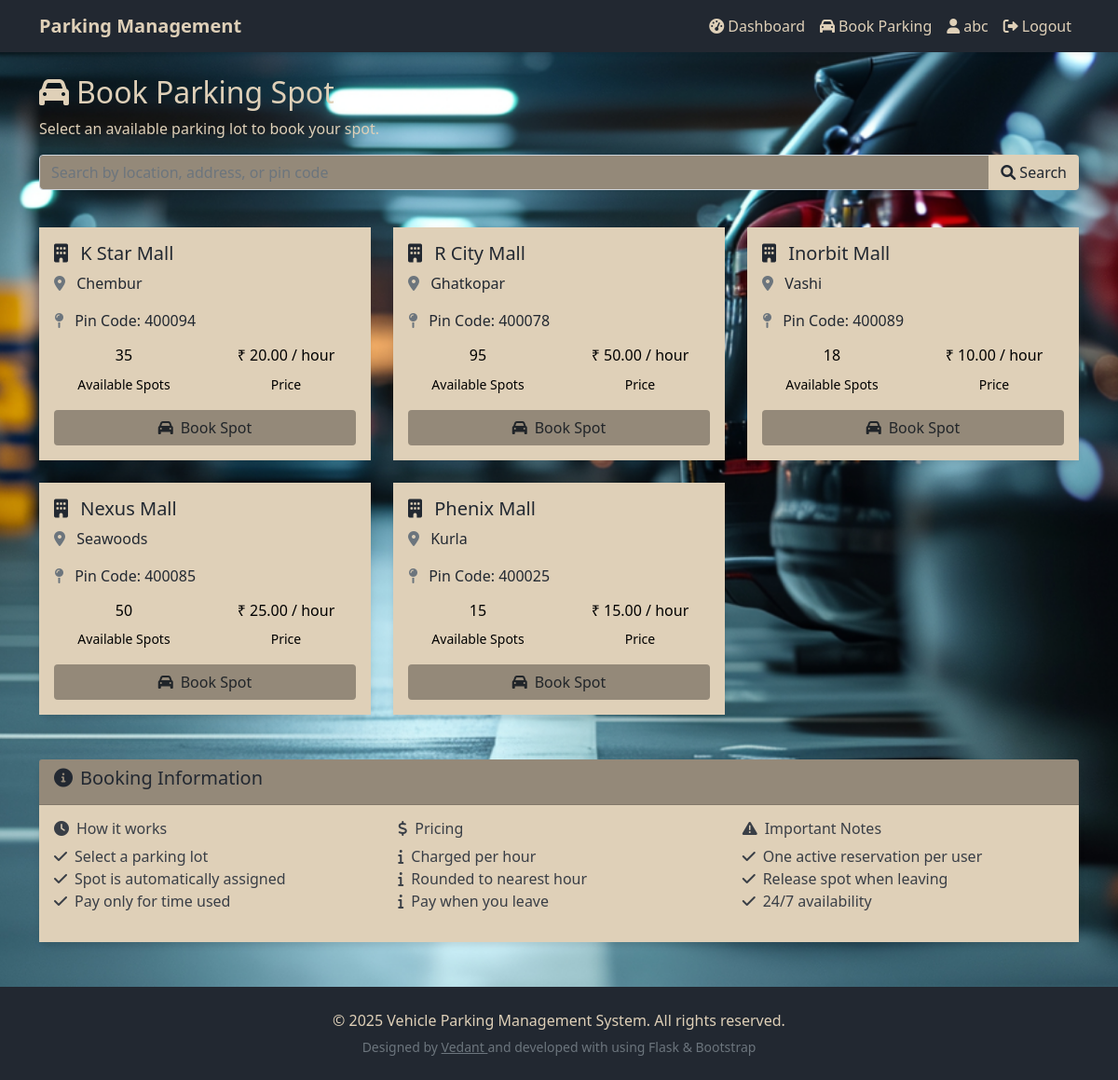
Page /user/book_parking (signed in) on the committed database.
### app.py (models this page shows)
class ParkingLot(db.Model):
    id = db.Column(db.Integer, primary_key=True)
    location_name = db.Column(db.String(100), nullable=False)
    hourly_rate = db.Column(db.Float, nullable=False)
    address = db.Column(db.String(200), nullable=False)
    pin_code = db.Column(db.String(10), nullable=False)
    total_spots = db.Column(db.Integer, nullable=False)
    created_at = db.Column(db.DateTime, default=datetime.utcnow)
    spots = db.relationship('ParkingSpot', backref='parking_lot', lazy=True, cascade='all, delete-orphan')

### app.py (the view)
@app.route('/user/book_parking')
def book_parking():
    if 'user_id' not in session:
        flash('Please login to book parking!', 'error')
        return redirect(url_for('login'))
    search_query = request.args.get('q', '').strip()
    if search_query:
        matching_lots = ParkingLot.query.filter(
            (ParkingLot.location_name.ilike(f'%{search_query}%')) |
            (ParkingLot.address.ilike(f'%{search_query}%')) |
            (ParkingLot.pin_code.ilike(f'%{search_query}%'))
        ).all()
    else:
        matching_lots = ParkingLot.query.all()
    lots_with_availability = []
    for lot in matching_lots:
        available_spots_count = ParkingSpot.query.filter_by(lot_id=lot.id, status='A').count()
        if available_spots_count > 0:
            lots_with_availability.append({
                'lot': lot,
                'available_spots': available_spots_count
            })
    return render_template('book_parking.html', available_lots=lots_with_availability)

### templates/book_parking.html (shortened to what this page needs)
{% extends "base.html" %}  {% block content %}
<div class="row mb-4">
  <div class="col-12" style="color: #dfd0b8">
    <h2><i class="fas fa-car me-2"></i>Book Parking Spot</h2>
    <p>Select an available parking lot to book your spot.</p>
    <form method="get" action="{{ url_for('book_parking') }}" class="mb-3">
      <div class="input-group">
        <input
          type="text"
          class="form-control"
          name="q"
          placeholder="Search by location, address, or pin code"
          value="{{ request.args.get('q', '') }}"
          style="background-color: #948979; color: #222831 !important"
        />
        <button
          class="btn"
          type="submit"
          style="background-color: #dfd0b8; color: #222831"
        >
          <i class="fas fa-search"></i> Search
        </button>
      </div>
    </form>
  </div>
</div>
{% if available_lots %}
<div class="row">
  {% for lot_info in available_lots %}
  <div class="col-md-6 col-lg-4 mb-4">
    <div class="card h-100">
      <div class="card-body" style="background-color: #dfd0b8; color: #222831">
        <h5 class="card-title">
          <i class="fas fa-building me-2"></i>
          {{ lot_info.lot.location_name }}
        </h5>
        <div class="mb-3">
          <p class="card-text">
            <i class="fas fa-map-marker-alt me-2 text-muted"></i>
            {{ lot_info.lot.address }}
          </p>
          <p class="card-text">
            <i class="fas fa-map-pin me-2 text-muted"></i>
            Pin Code: {{ lot_info.lot.pin_code }}
          </p>
        </div>
        <div class="row mb-3">
          <div class="col-6">
            <div class="text-center" style="color: black">
              <h6>{{ lot_info.available_spots }}</h6>
              <small>Available Spots</small>
            </div>
          </div>
          <div class="col-6">
            <div class="text-center" style="color: black">
              <h6>₹ {{ "%.2f"|format(lot_info.lot.hourly_rate) }} / hour</h6>
              <small>Price</small>
            </div>
          </div>
        </div>
        <div class="d-grid">
          <a
            href="{{ url_for('book_spot', lot_id=lot_info.lot.id) }}"
            class="btn"
            style="background-color: #948979"
            onclick="return confirm('Are you sure you want to book a spot in {{ lot_info.lot.location_name }}?')"
          >
            <i class="fas fa-car me-2"></i>Book Spot
          </a>
        </div>
      </div>
    </div>
  </div>
  {% endfor %}
</div>
{% endif %}
<div class="row mt-4">
  <div class="col-12">
    <div class="card">
      <div
        class="card-header"
        style="background-color: #948979; color: #222831"
      >
        <h5><i class="fas fa-info-circle me-2"></i>Booking Information</h5>
      </div>
      <div class="card-body" style="background-color: #dfd0b8; color: #393e46">
        <div class="row">
          <div class="col-md-4">
            <h6><i class="fas fa-clock me-2"></i>How it works</h6>
            <ul class="list-unstyled">
              <li><i class="fas fa-check me-2"></i>Select a parking lot</li>
              <li>
                <i class="fas fa-check me-2"></i>Spot is automatically assigned
              </li>
              <li><i class="fas fa-check me-2"></i>Pay only for time used</li>
            </ul>
          </div>
          <div class="col-md-4">
            <h6><i class="fas fa-dollar-sign me-2"></i>Pricing</h6>
            <ul class="list-unstyled">
              <li><i class="fas fa-info me-2"></i>Charged per hour</li>
              <li><i class="fas fa-info me-2"></i>Rounded to nearest hour</li>
              <li><i class="fas fa-info me-2"></i>Pay when you leave</li>
            </ul>
          </div>
          <div class="col-md-4">
            <h6>
              <i class="fas fa-exclamation-triangle me-2"></i>Important Notes
            </h6>
            <ul class="list-unstyled">
              <li>
                <i class="fas fa-check me-2"></i>One active reservation per user
              </li>
              <li>
                <i class="fas fa-check me-2"></i>Release spot when leaving
              </li>
              <li><i class="fas fa-check me-2"></i>24/7 availability</li>
            </ul>
          </div>
        </div>
      </div>
    </div>
  </div>
</div>
{% endblock %}

### templates/base.html (style rules this page uses)
body { background: url(../static/images/background.png) no-repeat center center fixed; background-size: cover; margin: 0; padding: 0; }
.card { box-shadow: 0 4px 6px rgba(0, 0, 0, 0.1); border: none; border-radius: 10px; }

### rows in the picture
ParkingLot: lot.location_name "K Star Mall", lot.address "Chembur", lot.pin_code "400094", lot.hourly_rate "20.00"
ParkingLot: lot.location_name "R City Mall", lot.address "Ghatkopar", lot.pin_code "400078", lot.hourly_rate "50.00"
ParkingLot: lot.location_name "Inorbit Mall", lot.address "Vashi", lot.pin_code "400089", lot.hourly_rate "10.00"
ParkingLot: lot.location_name "Nexus Mall", lot.address "Seawoods", lot.pin_code "400085", lot.hourly_rate "25.00"
ParkingLot: lot.location_name "Phenix Mall", lot.address "Kurla", lot.pin_code "400025", lot.hourly_rate "15.00"

### other values in the picture
{{ session['username'] }} "abc"
{{ lot_info.available_spots }} "35" "95" "18" "50" "15"
